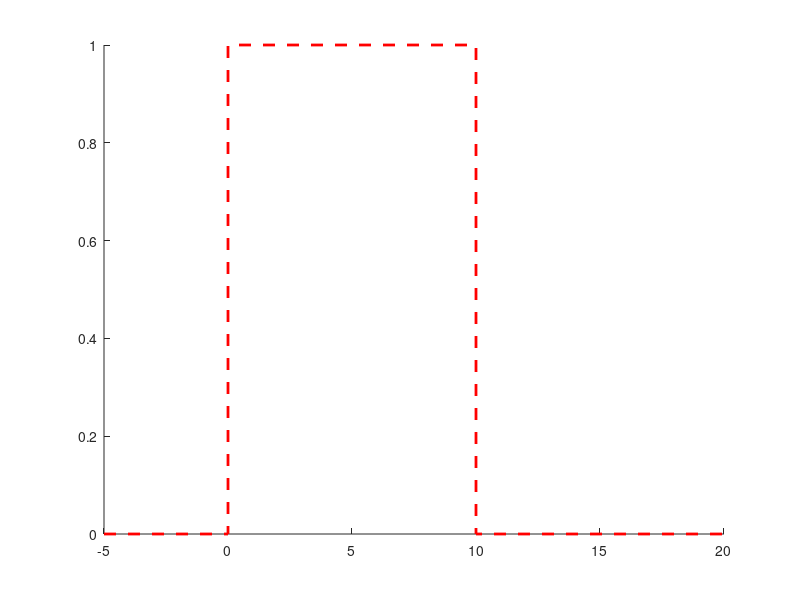

Reproduce this figure in MATLAB. (Note: this script raises an error after producing the figure.)
clc, clear, close

%%
addpath('sections\')
addpath('functions\')
% 1. SYSTEM CONFIGURATION & WAVEGUIDE PROPERTIES

c = 3e8;                            % Speed of light in vacuum (m/s)
lambda0 = 1550e-9;                  % Operating wavelength (m)
nu0 = c/lambda0;                    % Central optical frequency (Hz)
L = 240;                            % Total fiber length used on the lab (m) 
n_ave = 1.456;                      % Average refractive index of the silica fiber
dz = 0.05;                          % Spatial sampling interval (m)
z = 0:dz:L-dz;                      % Distance vector along the fiber 1D model
Nz = length(z);                     % Total number os spatial sampling points
pulse_width = 10e-9;                % Temporal pulse width (10 ns)
d = c * pulse_width / (2 * n_ave);  % Spatial resolution (~1 m)
M = 250;                            % Number of scattering segments
                                    % (inhomogeneities) within one pulse
          
fig1 = figure(1);
set(fig1, 'Name', 'Pulse Shape Comparison Analysis');
hold on;

% 1. Ideal Rectangular
rect_pulse = ones(1, M);
t_plot_ns = linspace(0, pulse_width * 1e9, M);
t_rect_ns = [-5, 0, 0, pulse_width*1e9, pulse_width*1e9, 20];
v_rect    = [ 0, 0, 1,               1,               0,  0];
plot(t_rect_ns, v_rect, 'r--', 'LineWidth', 2, 'DisplayName', 'Ideal Rectangular Pulse');


% % 2. RC Filter Model (fc = 100 MHz)
% fc = [50e6, 100e6, 200e6]; 
% for fc_comp = fc
%     RC_comp = 1 / (2 * pi * fc_comp);
%     t_rc = linspace(0, 2 * pulse_width, 2 * M);
%     window_rc_full = zeros(1, 2 * M);
%     for k = 1:2*M
%         tk = t_rc(k);
%         if tk <= pulse_width
%             window_rc_full(k) = 1 - exp(-tk / RC_comp);
%         else
% 
%             window_rc_full(k) = (1 - exp(-pulse_width / RC_comp)) * exp(-(tk - pulse_width) / RC_comp);
%         end
%     end
%     window_rc = window_rc_full / max(window_rc_full);
%     plot(t_rc * 1e9, window_rc, 'LineWidth', 2, ...
%         'DisplayName', sprintf('Filtro RC (f_c = %d MHz)', fc_comp/1e6));
% end


% 3. Super-Gaussian (Order N)
pulse_width_ns = pulse_width * 1e9; % 10 ns
t_sg_ns = linspace(-pulse_width_ns, 2*pulse_width_ns, 2*M); % -10 a 20 ns
t_center_ns = pulse_width_ns / 2; % 5 ns

order_N = [1, 3, 5];

for N = order_N
    window_sg = sgauss(t_sg_ns - t_center_ns, pulse_width_ns, 1, 0, N);
    window_sg = window_sg / max(window_sg);
    plot(t_sg_ns, window_sg, 'LineWidth', 2, 'DisplayName', ['Super-Gaussian (p=' num2str(N) ')']);
end

grid on;
xlim([-11, 21]); 
% xlim([-7, 22])
ylim([0, 1.2]);
set(gca, 'FontSize', 20, 'LineWidth', 1.5);
    
xlabel('Relative Time (ns)', 'FontSize', 20); 
ylabel('Normalized Amplitude', 'FontSize', 20);
%title('Comparison of Optical Pulse Shapes', 'FontSize', 25, 'FontWeight', 'bold');
legend('Location', 'northeast', 'FontSize', 15);
hold off;
